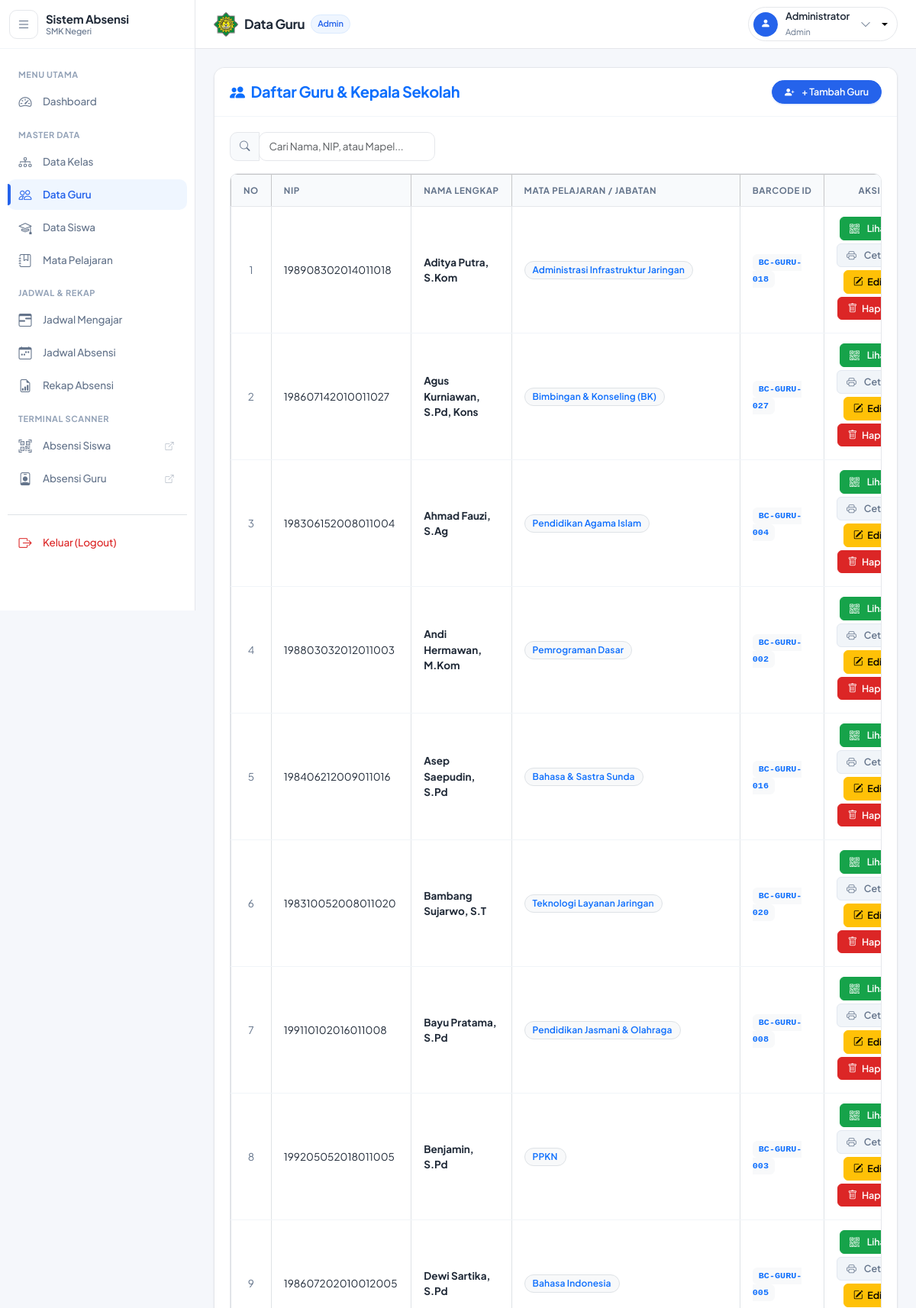
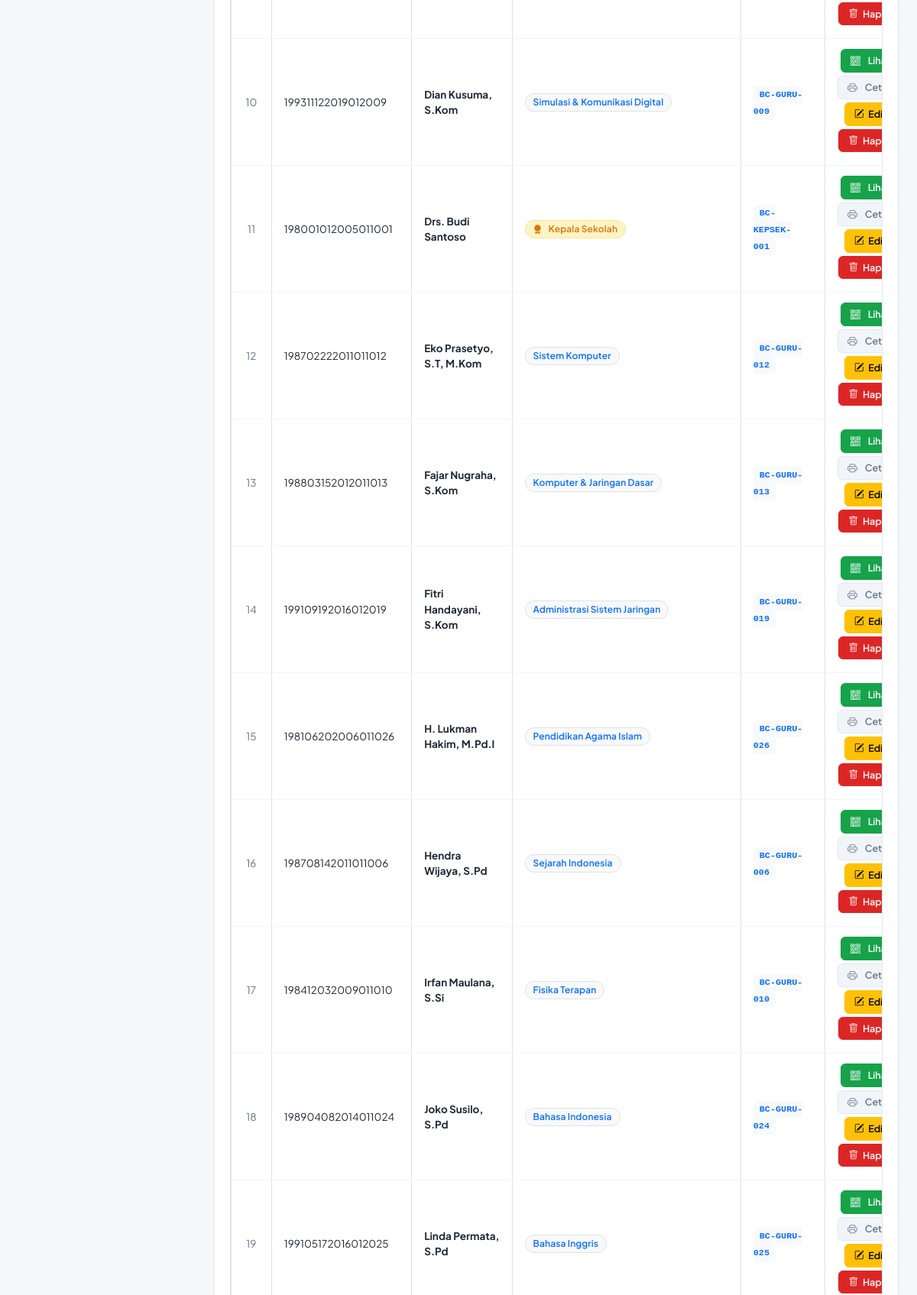
/public/admin_guru (signed in, upper part), run on the app's committed database (2 pictures, top to bottom).
### tables this page shows
CREATE TABLE `guru` (
  `id` int(11) NOT NULL AUTO_INCREMENT,
  `user_id` int(11) NOT NULL,
  `nip` varchar(20) DEFAULT NULL,
  `nama` varchar(100) NOT NULL,
  `mata_pelajaran` varchar(100) DEFAULT NULL,
  `barcode` varchar(100) DEFAULT NULL,
  `no_hp` varchar(20) DEFAULT NULL,
  `foto` varchar(255) DEFAULT NULL,
  `status` enum('active','inactive') DEFAULT 'active',
  `created_at` timestamp NOT NULL DEFAULT current_timestamp(),
  `updated_at` timestamp NOT NULL DEFAULT current_timestamp() ON UPDATE current_timestamp(),
  PRIMARY KEY (`id`),
  UNIQUE KEY `nip` (`nip`),
  UNIQUE KEY `barcode` (`barcode`),
  KEY `user_id` (`user_id`),
  CONSTRAINT `fk_guru_user` FOREIGN KEY (`user_id`) REFERENCES `users` (`id`) ON DELETE CASCADE
);

### app/controllers/Admin_guru.php (called while the page is built, shortened)
<?php
class Admin_guru extends Controller {
    public function index() {
        $data['judul'] = 'Data Guru';
        $data['active_menu'] = 'guru';
        $data['guru'] = $this->model('Guru_model')->getAllGuru();
        $this->view('admin/guru/index', $data);
    }
}

### app/core/App.php (called while the page is built, shortened)
<?php
class App {
    protected $method = 'index';
    protected $params = [];
    public function __construct() {
        $this->controller = new $this->controller;
        call_user_func_array([$this->controller, $this->method], $this->params);
    }
}

### public/index.php (called while the page is built, shortened)
<?php
$app = new App();

### app/core/Database.php (called while the page is built, shortened)
<?php
class Database {
    private $host = DB_HOST;
    private $user = DB_USER;
    private $pass = DB_PASS;
    private $db_name = DB_NAME;
    private $dbh;
    private $stmt;
    public function __construct() {
        $dsn = 'mysql:host=' . $this->host . ';dbname=' . $this->db_name;
        $initCommandKey = defined('\Pdo\Mysql::ATTR_INIT_COMMAND') ? \Pdo\Mysql::ATTR_INIT_COMMAND : 1002;
        $options = [
            PDO::ATTR_PERSISTENT => true,
            PDO::ATTR_ERRMODE => PDO::ERRMODE_EXCEPTION,
            $initCommandKey => "SET time_zone = '+07:00', lc_time_names = 'id_ID'"
        ];
        try {
            $this->dbh = new PDO($dsn, $this->user, $this->pass, $options);
        } catch(PDOException $e) {
            throw $e;
        }
    }
    public function query($query) {
        $this->stmt = $this->dbh->prepare($query);
    }
    public function execute() {
        return $this->stmt->execute();
    }
    public function resultSet() {
        $this->execute();
        return $this->stmt->fetchAll(PDO::FETCH_ASSOC);
    }
}

### app/models/Guru_model.php (called while the page is built, shortened)
<?php
class Guru_model {
    private $table = 'guru';
    private $db;
    public function __construct() {
        $this->db = new Database;
    }
    public function getAllGuru() {
        $this->db->query("SELECT * FROM {$this->table} ORDER BY nama ASC");
        return $this->db->resultSet();
    }
}

### app/views/admin/guru/index.php (the view, shortened to what this page needs)
<div class="row">
    <div class="col-12">
        <div class="card shadow-sm mb-4">
            <div class="card-header bg-white py-3 d-flex justify-content-between align-items-center">
                <h5 class="m-0 font-weight-bold text-primary"><i class="bi bi-people-fill me-2"></i>Daftar Guru & Kepala Sekolah</h5>
                <button type="button" class="btn btn-sm btn-primary rounded-pill px-3" data-bs-toggle="modal" data-bs-target="#formModal" onclick="setupModalTambah()">
                    <i class="bi bi-person-plus-fill me-1"></i> + Tambah Guru
                </button>
            </div>
            <div class="card-body">
                <div class="row mb-3">
                    <div class="col-md-4">
                        <div class="input-group">
                            <span class="input-group-text bg-white"><i class="bi bi-search"></i></span>
                            <input type="text" id="searchInput" class="form-control" placeholder="Cari Nama, NIP, atau Mapel...">
                        </div>
                    </div>
                </div>
                <div class="table-responsive">
                    <table class="table table-bordered table-hover align-middle" id="guruTable">
                        <thead class="table-light">
                            <tr>
                                <th width="5%" class="text-center">No</th>
                                <th>NIP</th>
                                <th>Nama Lengkap</th>
                                <th>Mata Pelajaran / Jabatan</th>
                                <th>Barcode ID</th>
                                <th width="24%" class="text-center">Aksi</th>
                            </tr>
                        </thead>
                        <tbody>
                            <?php $no = 1; foreach ($data['guru'] as $guru) : ?>
                            <tr>
                                <td class="text-center text-muted"><?= $no++; ?></td>
                                <td><?= htmlspecialchars($guru['nip'] ?: '-'); ?></td>
                                <td class="fw-bold text-dark"><?= htmlspecialchars($guru['nama']); ?></td>
                                <td>
                                    <?php if (stripos($guru['mata_pelajaran'] ?? '', 'Kepala') !== false): ?>
                                        <span class="badge bg-warning text-dark"><i class="bi bi-award-fill me-1"></i>Kepala Sekolah</span>
                                    <?php else: ?>
                                        <span class="badge bg-light text-primary border"><?= htmlspecialchars($guru['mata_pelajaran'] ?: 'Guru'); ?></span>
                                    <?php endif; ?>
                                </td>
                                <td>
                                    <?php if (!empty($guru['barcode'])): ?>
                                        <code class="bg-light px-2 py-1 rounded text-primary fw-bold font-monospace"><?= htmlspecialchars($guru['barcode']); ?></code>
                                    <?php else: ?>
                                        <span class="badge bg-secondary-subtle text-secondary">Belum ada barcode</span>
                                    <?php endif; ?>
                                </td>
                                <td class="text-center">
                                    <?php if (empty($guru['barcode'])): ?>
                                        <form action="<?= BASEURL; ?>/admin_guru/generate_barcode/<?= $guru['id']; ?>" method="POST" class="d-inline">
                                            <input type="hidden" name="csrf_token" value="<?= AuthHelper::generateCsrfToken(); ?>">
                                            <button type="submit" class="btn btn-sm btn-info text-white mb-1" title="Generate Barcode Otomatis">
                                                <i class="bi bi-magic me-1"></i>Generate
                                            </button>
                                        </form>
                                    <?php else: ?>
                                        <button type="button" class="btn btn-sm btn-success mb-1"
                                            onclick="showBarcode('<?= htmlspecialchars($guru['barcode']) ?>', '<?= htmlspecialchars(addslashes($guru['nama'])) ?>', '<?= htmlspecialchars($guru['nip'] ?: '-') ?>', '<?= htmlspecialchars(addslashes($guru['mata_pelajaran'] ?: '-')) ?>', '<?= $guru['id'] ?>')"
                                            title="Lihat QR Code">
                                            <i class="bi bi-qr-code me-1"></i>Lihat
                                        </button>
                                        <a href="<?= BASEURL; ?>/admin_guru/cetak_barcode/<?= $guru['id']; ?>" target="_blank" class="btn btn-sm btn-secondary mb-1" title="Cetak Kartu Barcode">
                                            <i class="bi bi-printer me-1"></i>Cetak
                                        </a>
                                    <?php endif; ?>
                                    <button class="btn btn-sm btn-warning mb-1"
                                        data-bs-toggle="modal" data-bs-target="#formModal"
                                        onclick="setupModalUbah(<?= htmlspecialchars(json_encode($guru)); ?>)" title="Edit Data">
                                        <i class="bi bi-pencil-square"></i> Edit
                                    </button>
                                    <a href="<?= BASEURL; ?>/admin_guru/hapus/<?= $guru['id']; ?>" class="btn btn-sm btn-danger mb-1" onclick="return confirm('Yakin ingin menghapus guru ini? Ini juga akan menghapus akun login mereka.');" title="Hapus Data">
                                        <i class="bi bi-trash"></i> Hapus
                                    </a>
                                </td>
                            </tr>
                            <?php endforeach; ?>
                        </tbody>
                    </table>
                </div>
            </div>
        </div>
    </div>
</div>

### data on the page
guru: nip "198908302014011018", nama "Aditya Putra, S.Kom", mata_pelajaran "Administrasi Infrastruktur Jaringan", barcode "BC-GURU-018"
guru: nip "198607142010011027", nama "Agus Kurniawan, S.Pd, Kons", mata_pelajaran "Bimbingan & Konseling (BK)", barcode "BC-GURU-027"
guru: nip "198306152008011004", nama "Ahmad Fauzi, S.Ag", mata_pelajaran "Pendidikan Agama Islam", barcode "BC-GURU-004"
guru: nip "198803032012011003", nama "Andi Hermawan, M.Kom", mata_pelajaran "Pemrograman Dasar", barcode "BC-GURU-002"
guru: nip "198406212009011016", nama "Asep Saepudin, S.Pd", mata_pelajaran "Bahasa & Sastra Sunda", barcode "BC-GURU-016"
guru: nip "198310052008011020", nama "Bambang Sujarwo, S.T", mata_pelajaran "Teknologi Layanan Jaringan", barcode "BC-GURU-020"
guru: nip "199110102016011008", nama "Bayu Pratama, S.Pd", mata_pelajaran "Pendidikan Jasmani & Olahraga", barcode "BC-GURU-008"
guru: nip "199205052018011005", nama "Benjamin, S.Pd", mata_pelajaran "PPKN", barcode "BC-GURU-003"
guru: nip "198607202010012005", nama "Dewi Sartika, S.Pd", mata_pelajaran "Bahasa Indonesia", barcode "BC-GURU-005"
guru: nip "199311122019012009", nama "Dian Kusuma, S.Kom", mata_pelajaran "Simulasi & Komunikasi Digital", barcode "BC-GURU-009"
guru: nip "198001012005011001", nama "Drs. Budi Santoso", mata_pelajaran "Kepala Sekolah", barcode "BC-KEPSEK-001"
guru: nip "198702222011011012", nama "Eko Prasetyo, S.T, M.Kom", mata_pelajaran "Sistem Komputer", barcode "BC-GURU-012"
guru: nip "198803152012011013", nama "Fajar Nugraha, S.Kom", mata_pelajaran "Komputer & Jaringan Dasar", barcode "BC-GURU-013"
guru: nip "199109192016012019", nama "Fitri Handayani, S.Kom", mata_pelajaran "Administrasi Sistem Jaringan", barcode "BC-GURU-019"
guru: nip "198106202006011026", nama "H. Lukman Hakim, M.Pd.I", mata_pelajaran "Pendidikan Agama Islam", barcode "BC-GURU-026"
guru: nip "198708142011011006", nama "Hendra Wijaya, S.Pd", mata_pelajaran "Sejarah Indonesia", barcode "BC-GURU-006"
guru: nip "198412032009011010", nama "Irfan Maulana, S.Si", mata_pelajaran "Fisika Terapan", barcode "BC-GURU-010"
guru: nip "198904082014011024", nama "Joko Susilo, S.Pd", mata_pelajaran "Bahasa Indonesia", barcode "BC-GURU-024"
guru: nip "199105172016012025", nama "Linda Permata, S.Pd", mata_pelajaran "Bahasa Inggris", barcode "BC-GURU-025"

### other printed values
$data['judul'] "Data Guru"
str_replace('_', ' ', $_SESSION['role'] ?? 'user') "Admin"
$_SESSION['nama'] "Administrator"
str_replace('_', ' ', $_SESSION['role']) "Admin"
